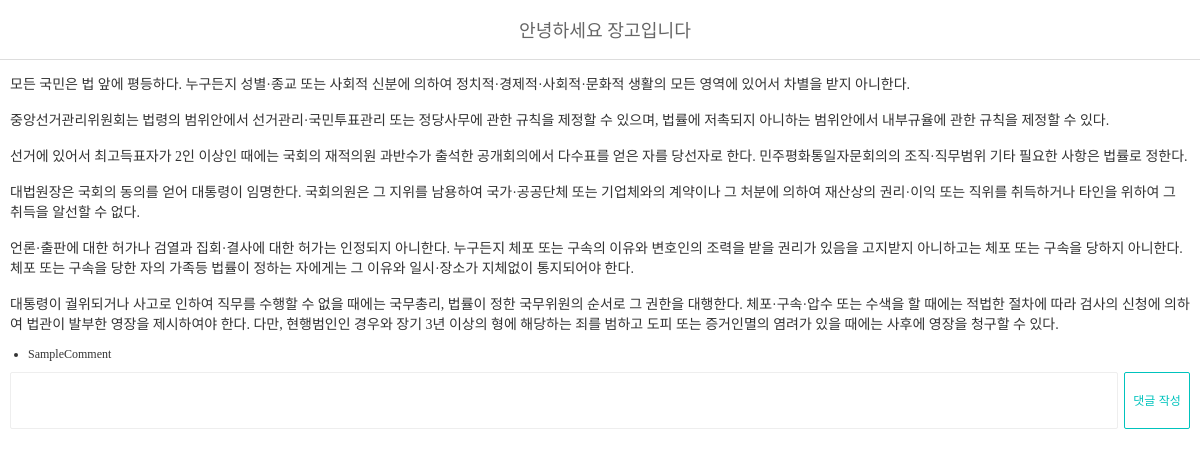
The app's page /posts/1/ with its own data.
### blog/models.py (models this page shows, shortened)
class Post(models.Model):
    title = models.CharField("포스트 제목", max_length=100)
    content = models.TextField("포스트내용")
    thumbnail = models.ImageField("썸네일 이미지", upload_to="post", blank=True)

class Comment(models.Model):
    post = models.ForeignKey(Post, on_delete=models.CASCADE)
    content = models.TextField("댓글내용")

### blog/views.py (the view)
# urls.py: path('<int:post_id>/', views.post_detail, name="post_detail" ),
def post_detail(request, post_id):
    post = Post.objects.get(id=post_id)
    if request.method == "POST":
        comment_content = request.POST['comment']
        Comment.objects.create(
            post=post,
            content=comment_content,
        )
    context = {
        "post":post,
    }
    return render(request, "post_detail.html", context)

### templates/post_detail.html (shortened to what this page needs)
{% load static %}
<!DOCTYPE html>
<html lang="en">
  <head>
    <link rel="stylesheet" href="{% static "css/style.css" %}">
  </head>
  <body>
    <div id="navbar">
      <span>{{post.title}}</span>
    </div>
    <div id="post-detail">
      <p>{{post.content|linebreaksbr}}</p>
      <ul class="comments">
        {% for comment in post.comment_set.all %}
          <li class="comment">{{comment.content}}</li>
          {% empty %}
          <li class="commenn-empty">아직 댓글이 없습니다</li>
        {% endfor %}
      </ul>
      <form action="" method="post">
        <textarea name="comment"></textarea>
        <button type="submit" class="btn btn-primary">댓글 작성</button>
      </form>
    </div>
  </body>
</html>

### static/css/style.css (style rules this page uses)
ul, ol { list-style: none; padding: 0; margin: 0; }
html { margin: 0; font-family: "Noto Sans KR", serif; font-weight: 300; font-size: 14px; color: #333; height: 100%; }
body { margin: 0; height: 100%; }
#navbar { position: fixed; top: 0; width: 100%; z-index: 999; display: flex; flex-direction: row; flex-wrap: nowrap; justify-content: center; align-items: center; background-color: rgba(255, 255, 255, 0.9); color: #666; font-size: 1.3rem; height: 59px; border-bottom: 1px solid #ddd; }
#navbar > span { margin-top: -2px; }
.btn { width: 66px; height: 30px; line-height: 25px; background-color: #fff; border-radius: 15px; transition-duration: 0.3s; transition-timing-function: ease; font-size: 12px; cursor: pointer; text-align: center; }
.btn-primary { border: 1px solid #00c3bd; color: #00c3bd; }
ul.comments { font-size: 12px; }
ul.comments > li.comment { list-style: disc; margin-left: 1.5em; }
#post-detail { padding: 59px 10px; }
#post-detail > form { width: 100%; margin-top: 10px; display: flex; }
#post-detail > form > textarea { border: 1px solid #eee; padding: 10px; box-sizing: border-box; resize: none; border-radius: 2px; flex-grow: 1; margin-right: 6px; }
#post-detail > form > button { height: 57px; line-height: 50px; border-radius: 2px; }

### records on screen
Post: title "안녕하세요 장고입니다", content "모든 국민은 법 앞에 평등하다. 누구든지 성별·종교 또는 사회적 신분에 의하여 정치적·경제적·사회적·문화적 생활의 모든 영역에 있어서 차별을 받지 아니한다. 중앙선거관리위원회는 법령의 범위안에서 선거관리·국민투표관리 또는 정당사무에 관한 규칙을 제정할 수 있으며, 법률에 저촉되지 아니하는 범위안에서 내부규율에 관한 규칙을 제정할 수 있다. 선거에 있어서 최고득표자가 2인 이상인 때에는 국회의 재적의원 과반수가 출석한 공개회의에서 다수표를 얻은 자를 당선자로 한다. 민주평화통일자문회의의 조직·직무범위 기타 필요한 사항은 법률로 정한다. 대법원장은 국회의 동의를 얻어 대통령이 임명한다. 국회의원은 그 지위를 남용하여 국가·공공단체 또는 기업체와의 계약이나 그 처분에 의하여 재산상의 권리·이익 또는 직위를 취득하거나 타인을 위하여 그 취득을 알선할 수 없다. 언론·출판에 대한 허가나 검열과 집회·결사에 대한 허가는 인정되지 아니한다. 누구든지 체포 또는 구속의 이유와 변호인의 조력을 받을 권리가 있음을 고지받지 아니하고는 체포 또는 구속을 당하지 아니한다. 체포 또는 구속을 당한 자의 가족등 법률이 정하는 자에게는 그 이유와 일시·장소가 지체없이 통지되어야 한다. 대통령이 궐위되거나 사고로 인하여 직무를 수행할 수 없을 때에는 국무총리, 법률이 정한 국무위원의 순서로 그 권한을 대행한다. 체포·구속·압수 또는 수색을 할 때에는 적법한…"
Comment: content "SampleComment"
